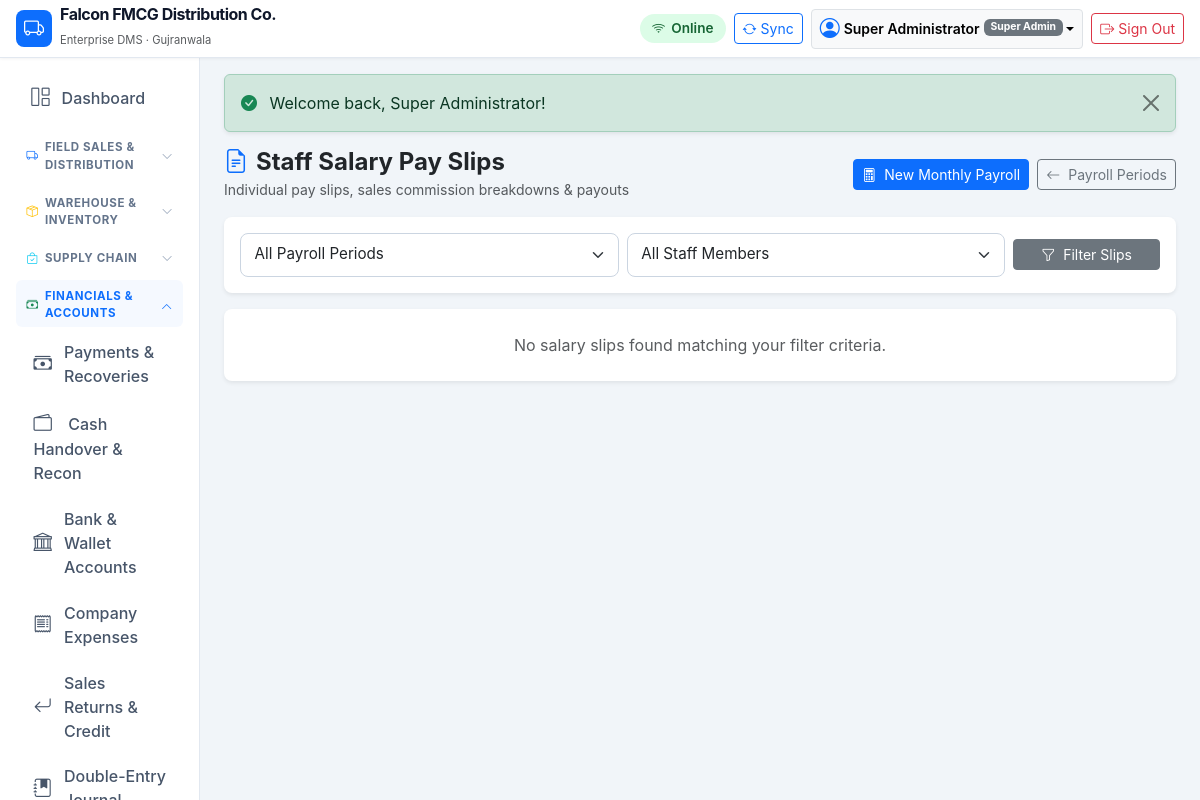
/modules/payroll/slips.php (signed in), run on the app's committed database.
### tables this page shows
CREATE TABLE `companies` (
    `id` INT UNSIGNED AUTO_INCREMENT PRIMARY KEY,
    `name` VARCHAR(150) NOT NULL,
    `legal_name` VARCHAR(200) NULL,
    `email` VARCHAR(100) NULL,
    `phone` VARCHAR(50) NULL,
    `address` TEXT NULL,
    `city` VARCHAR(100) DEFAULT 'Gujranwala',
    `ntn` VARCHAR(50) NULL,
    `strn` VARCHAR(50) NULL,
    `currency` VARCHAR(10) DEFAULT 'PKR',
    `currency_symbol` VARCHAR(10) DEFAULT 'Rs.',
    `financial_year_start` DATE NULL,
    `invoice_prefix` VARCHAR(10) DEFAULT 'INV-',
    `purchase_prefix` VARCHAR(10) DEFAULT 'PO-',
    `order_prefix` VARCHAR(10) DEFAULT 'SO-',
    `delivery_prefix` VARCHAR(10) DEFAULT 'DC-',
    `receipt_prefix` VARCHAR(10) DEFAULT 'RCP-',
    `default_warehouse_id` INT UNSIGNED NULL,
    `inventory_valuation` ENUM('WAC', 'FIFO') DEFAULT 'WAC',
    `allow_negative_stock` TINYINT(1) DEFAULT 0,
    `status` ENUM('active', 'inactive') DEFAULT 'active',
    `created_at` TIMESTAMP DEFAULT CURRENT_TIMESTAMP,
    `updated_at` TIMESTAMP DEFAULT CURRENT_TIMESTAMP ON UPDATE CURRENT_TIMESTAMP
);

CREATE TABLE `users` (
    `id` INT UNSIGNED AUTO_INCREMENT PRIMARY KEY,
    `role_id` INT UNSIGNED NOT NULL,
    `username` VARCHAR(80) NOT NULL UNIQUE,
    `password_hash` VARCHAR(255) NOT NULL,
    `full_name` VARCHAR(150) NOT NULL,
    `email` VARCHAR(120) NULL,
    `phone` VARCHAR(50) NULL,
    `status` ENUM('active', 'inactive', 'suspended') DEFAULT 'active',
    `last_login_at` DATETIME NULL,
    `created_at` TIMESTAMP DEFAULT CURRENT_TIMESTAMP,
    `updated_at` TIMESTAMP DEFAULT CURRENT_TIMESTAMP ON UPDATE CURRENT_TIMESTAMP,
    CONSTRAINT `fk_users_role` FOREIGN KEY (`role_id`) REFERENCES `roles` (`id`)
);

CREATE TABLE `roles` (
    `id` INT UNSIGNED AUTO_INCREMENT PRIMARY KEY,
    `name` VARCHAR(100) NOT NULL,
    `slug` VARCHAR(100) NOT NULL UNIQUE,
    `description` VARCHAR(255) NULL,
    `is_system` TINYINT(1) DEFAULT 0,
    `created_at` TIMESTAMP DEFAULT CURRENT_TIMESTAMP
);

### config/database.php (called while the page is built, shortened)
<?php
if (!function_exists('getDatabaseConnection')) {
function getDatabaseConnection(): PDO {
    static $pdo = null;
    if ($pdo === null) {
        $host = '127.0.0.1';
        $port = 3306;
        $db   = 'falcon_dms';
        $user = 'root';
        $pass = '';
        $dsn = "mysql:host={$host};port={$port};dbname={$db};charset=utf8mb4";
        $options = [
            PDO::ATTR_ERRMODE            => PDO::ERRMODE_EXCEPTION,
            PDO::ATTR_DEFAULT_FETCH_MODE => PDO::FETCH_ASSOC,
            PDO::ATTR_EMULATE_PREPARES   => false,
            PDO::MYSQL_ATTR_INIT_COMMAND => "SET NAMES utf8mb4 COLLATE utf8mb4_unicode_ci"
        ];
        try {
            $pdo = new PDO($dsn, $user, $pass, $options);
        } catch (PDOException $e) {
            error_log("Database connection error: " . $e->getMessage());
            die("Database connection failure. Please contact system administrator.");
        }
    }
    return $pdo;
}
}

### includes/functions.php (called while the page is built, shortened)
<?php
function getFlashMessages(): array {
    $messages = $_SESSION['flash'] ?? [];
    return $messages;
}
function getCompanyInfo(PDO $pdo): array {
    static $company = null;
    if ($company === null) {
        $stmt = $pdo->query("SELECT * FROM `companies` WHERE id = 1 LIMIT 1");
        $company = $stmt->fetch() ?: [
            'name' => 'Falcon FMCG Distribution',
            'legal_name' => 'Falcon Distribution Pvt Ltd',
            'currency' => 'PKR',
            'currency_symbol' => 'Rs.',
            'city' => 'Gujranwala',
            'phone' => '+92 300 1234567',
            'email' => 'info@falcon-dist.com'
        ];
    }
    return $company;
}

### includes/auth.php (called while the page is built, shortened)
<?php
function isLoggedIn(): bool {
    return !empty($_SESSION['user_id']) && !empty($_SESSION['logged_in']) && getCurrentUser() !== null;
}
function requireLogin(): void {
    if (!isLoggedIn()) {
        $loginUrl = BASE_URL . '/login.php';
        redirect($loginUrl);
    }
}
function getCurrentUser(): ?array {
    static $currentUser = null;
    if ($currentUser !== null) {
        return $currentUser;
    }
    $pdo = getDatabaseConnection();
    $stmt = $pdo->prepare("
        SELECT u.*, r.name as role_name, r.slug as role_slug
        FROM `users` u
        JOIN `roles` r ON u.role_id = r.id
        WHERE u.id = ? AND u.status = 'active'
        LIMIT 1
    ");
    $stmt->execute([$_SESSION['user_id']]);
    $currentUser = $stmt->fetch() ?: null;
    return $currentUser;
}

### modules/payroll/slips.php (the view, shortened to what this page needs)
<?php
requireLogin();
$pdo = getDatabaseConnection();
$query = "
    SELECT ss.*, pp.month_year, pp.period_code,
           e.full_name as emp_name, e.employee_code, e.role_type, e.phone as emp_phone
    FROM `salary_slips` ss
    JOIN `payroll_periods` pp ON ss.payroll_period_id = pp.id
    JOIN `employees` e ON ss.employee_id = e.id
    WHERE 1=1
";
$params = [];
$query .= " ORDER BY ss.id DESC";
$stmt = $pdo->prepare($query);
$stmt->execute($params);
$slips = $stmt->fetchAll();
require_once dirname(__DIR__, 2) . '/includes/header.php';
?>
<div class="d-flex flex-column flex-md-row justify-content-between align-items-start align-items-md-center mb-3 gap-2">
    <div>
        <h4 class="fw-bold mb-0 text-dark"><i class="bi bi-file-earmark-text text-primary me-2"></i>Staff Salary Pay Slips</h4>
        <small class="text-muted">Individual pay slips, sales commission breakdowns & payouts</small>
    </div>
    <div class="d-flex gap-2">
        <a href="<?= BASE_URL ?>/modules/payroll/generate.php" class="btn btn-sm btn-primary">
            <i class="bi bi-calculator me-1"></i> New Monthly Payroll
        </a>
        <a href="<?= BASE_URL ?>/modules/payroll/index.php" class="btn btn-sm btn-outline-secondary">
            <i class="bi bi-arrow-left me-1"></i> Payroll Periods
        </a>
    </div>
</div>
<div class="card border-0 shadow-sm rounded-3 mb-3">
    <div class="card-body p-3">
        <form method="GET" action="<?= BASE_URL ?>/modules/payroll/slips.php" class="row g-2 align-items-center">
            <div class="col-6 col-md-5">
                <select class="form-select form-select-sm" name="period_id">
                    <option value="">All Payroll Periods</option>
                </select>
            </div>
            <div class="col-6 col-md-5">
                <select class="form-select form-select-sm" name="employee_id">
                    <option value="">All Staff Members</option>
                </select>
            </div>
            <div class="col-12 col-md-2">
                <button type="submit" class="btn btn-sm btn-secondary w-100">
                    <i class="bi bi-funnel me-1"></i> Filter Slips
                </button>
            </div>
        </form>
    </div>
</div>
<div class="card border-0 shadow-sm rounded-3">
    <div class="card-body p-0">
        <?php if (empty($slips)): ?>
            <div class="p-4 text-center text-muted">No salary slips found matching your filter criteria.</div>
        <?php endif; ?>
    </div>
</div>
<?php require_once dirname(__DIR__, 2) . '/includes/footer.php'; ?>

### includes/header.php (shortened to what this page needs)
<?php
$currentUser = getCurrentUser();
$company = getCompanyInfo(getDatabaseConnection());
?>
<!DOCTYPE html>
<html lang="en">
<head>
    <link rel="stylesheet" href="<?= BASE_URL ?>/assets/vendor/bootstrap/bootstrap.min.css">
    <link rel="stylesheet" href="<?= BASE_URL ?>/assets/vendor/bootstrap-icons/bootstrap-icons.min.css">
    <link rel="stylesheet" href="<?= BASE_URL ?>/assets/css/app.css">
</head>
<body>
<header class="navbar navbar-expand-lg navbar-dms sticky-top px-3 py-2">
    <div class="container-fluid p-0">
        <a class="navbar-brand d-flex align-items-center me-3" href="<?= BASE_URL ?>/dashboard.php">
            <span class="badge bg-primary me-2 p-2 rounded-3"><i class="bi bi-truck fs-5"></i></span>
            <div>
                <div class="brand-text fs-6 lh-1"><?= htmlspecialchars($company['name'] ?? APP_NAME) ?></div>
                <small class="text-muted" style="font-size: 0.7rem;">Enterprise DMS · <?= htmlspecialchars($company['city'] ?? 'Gujranwala') ?></small>
            </div>
        </a>
        <div class="d-flex align-items-center ms-auto gap-2">
            <span id="dms-network-pill" class="sync-indicator-banner sync-online">
            </span>
            <button id="dms-sync-btn" class="btn btn-sm btn-outline-primary d-flex align-items-center" title="Sync Offline Data">
                <i class="bi bi-arrow-repeat me-1"></i>
                <span class="d-none d-sm-inline">Sync</span>
            </button>
            <?php if ($currentUser): ?>
            <div class="dropdown">
                <button class="btn btn-sm btn-light border dropdown-toggle d-flex align-items-center" type="button" data-bs-toggle="dropdown" aria-expanded="false">
                    <i class="bi bi-person-circle fs-5 me-1 text-primary"></i>
                    <span class="d-none d-md-inline fw-semibold me-1"><?= htmlspecialchars($currentUser['full_name']) ?></span>
                    <span class="badge bg-secondary" style="font-size: 0.65rem;"><?= htmlspecialchars($currentUser['role_name']) ?></span>
                </button>
            </div>
            <a href="<?= BASE_URL ?>/logout.php" class="btn btn-sm btn-outline-danger d-flex align-items-center" title="Sign Out">
                <i class="bi bi-box-arrow-right me-1"></i>
                <span class="d-none d-sm-inline">Sign Out</span>
            </a>
            <?php endif; ?>
        </div>
    </div>
</header>
<div class="container-fluid dms-layout-container">
    <div class="row g-0 h-100">
        <?php if ($currentUser): ?>
            <?php require_once BASE_PATH . '/includes/sidebar.php'; ?>
            <main class="col-md-9 ms-sm-auto col-lg-10 px-md-4 py-3 dms-main-content">
        <?php else: ?>
            <main class="col-12 px-3 py-4 dms-main-content">
        <?php endif; ?>
        <?php $flashes = getFlashMessages(); ?>
        <?php if (!empty($flashes)): ?>
            <div class="flash-container mb-3">
                <?php foreach ($flashes as $flash): ?>
                    <div class="alert alert-<?= $flash['type'] === 'error' ? 'danger' : htmlspecialchars($flash['type']) ?> alert-dismissible fade show alert-auto-dismiss shadow-sm" role="alert">
                        <i class="bi <?= $flash['type'] === 'error' ? 'bi-exclamation-triangle-fill text-danger' : 'bi-check-circle-fill text-success' ?> me-2"></i>
                        <?= htmlspecialchars($flash['message']) ?>
                        <button type="button" class="btn-close" data-bs-dismiss="alert" aria-label="Close"></button>
                    </div>
                <?php endforeach; ?>
            </div>
        <?php endif; ?>

### assets/css/app.css (style rules this page uses)
:root { --dms-primary: #0d6efd; --dms-secondary: #495057; --dms-success: #198754; --dms-danger: #dc3545; --dms-warning: #ffc107; --dms-info: #0dcaf0; --dms-dark: #1e293b; --dms-light: #f8fafc; --dms-border: #e2e8f0; --header-height: 58px; --mobile-nav-height: 64px; }
body { background-color: #f1f5f9; font-family: -apple-system, BlinkMacSystemFont, "Segoe UI", Roboto, "Helvetica Neue", Arial, sans-serif; color: #334155; min-height: 100vh; padding-bottom: calc(var(--mobile-nav-height) + 15px); overflow-x: hidden; }
@media (min-width: 768px) { body { padding-bottom: 0; } }
.navbar-dms { background: #ffffff; border-bottom: 1px solid var(--dms-border); box-shadow: 0 1px 3px rgba(0,0,0,0.05); height: var(--header-height); z-index: 1030; }
.brand-text { font-weight: 700; letter-spacing: -0.5px; color: #0f172a; }
@media (min-width: 768px) { html, body { height: 100%; overflow: hidden; } }
@media (min-width: 768px) { .dms-layout-container { height: calc(100vh - var(--header-height)); overflow: hidden; padding-left: 0; padding-right: 0; } }
@media (min-width: 768px) { .dms-main-content { height: 100%; overflow-y: auto; overflow-x: hidden; padding-bottom: 60px; scrollbar-width: thin; scrollbar-color: #cbd5e1 #f1f5f9; } }
.form-control, .form-select { border-radius: 8px; border: 1px solid #cbd5e1; padding: 0.6rem 0.85rem; font-size: 0.95rem; }
.sync-indicator-banner { font-size: 0.85rem; padding: 4px 12px; border-radius: 20px; font-weight: 600; display: inline-flex; align-items: center; gap: 6px; }
.sync-online { background-color: #dcfce7; color: #166534; }

### data on the page
companies: name "Falcon FMCG Distribution Co.", city "Gujranwala"
users: full_name "Super Administrator", role.name "Super Admin"

### other printed values
$flash['message'] "Welcome back, Super Administrator!"
